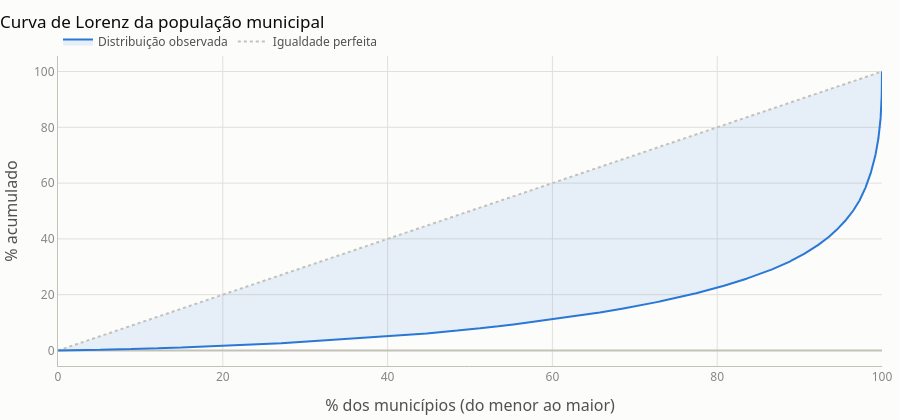

Source (notebook cell):
### Markdown cell above
## Concentração

### Code cell
metricas = populacao.metricas_concentracao(painel)
print(f"Gini da população municipal: {metricas['gini']:.3f}")
print(f"Os 10% maiores concentram {metricas['share_top_10pct']:.1f}% da população")
print(f"Os 100 maiores concentram {metricas['share_top_100']:.1f}% da população")

charts.lorenz(populacao.curva_lorenz(painel),
              titulo="Curva de Lorenz da população municipal")

### Figure 1 — Plotly figure (JSON) as saved in the notebook; plotly's stock layout.template omitted (floating-point values rounded to 4 significant figures; data arrays with more than 128 entries replaced by an {"elided": "..."} marker saying what was removed)
{"data": [{"hoverinfo": "skip", "line": {"color": "#c3c2b7", "dash": "dot", "width": 2}, "mode": "lines", "name": "Igualdade perfeita", "type": "scatter", "x": [0, 100], "y": [0, 100]}, {"fill": "tonexty", "fillcolor": "rgba(42,120,214,0.10)", "hovertemplate": "%{x:.0f}% dos municípios<br>%{y:.1f}% do total<extra></extra>", "line": {"color": "#2a78d6", "width": 2}, "mode": "lines", "name": "Distribuição observada", "type": "scatter", "x": {"elided": "5571 float values"}, "y": {"elided": "5571 float values"}}], "layout": {"colorway": ["#2a78d6", "#eb6834", "#1baf7a", "#eda100", "#e87ba4", "#008300", "#4a3aa7", "#e34948"], "font": {"color": "#52514e", "family": "system-ui, -apple-system, \"Segoe UI\", sans-serif", "size": 13}, "height": 420, "hoverlabel": {"bordercolor": "#c3c2b7", "font": {"family": "system-ui, -apple-system, \"Segoe UI\", sans-serif", "size": 12}}, "legend": {"bgcolor": "rgba(0,0,0,0)", "font": {"color": "#52514e", "size": 12}, "orientation": "h", "x": 0, "y": 1.0, "yanchor": "bottom"}, "margin": {"b": 8, "l": 8, "r": 16, "t": 56}, "paper_bgcolor": "#fcfcfb", "plot_bgcolor": "#fcfcfb", "title": {"font": {"color": "#0b0b0b", "family": "system-ui, -apple-system, \"Segoe UI\", sans-serif", "size": 17}, "text": "Curva de Lorenz da população municipal", "x": 0, "xanchor": "left"}, "xaxis": {"automargin": true, "gridcolor": "#e1e0d9", "linecolor": "#c3c2b7", "tickfont": {"color": "#898781", "size": 12}, "title": {"text": "% dos municípios (do menor ao maior)"}, "zerolinecolor": "#c3c2b7"}, "yaxis": {"automargin": true, "gridcolor": "#e1e0d9", "linecolor": "#c3c2b7", "tickfont": {"color": "#898781", "size": 12}, "title": {"text": "% acumulado"}, "zerolinecolor": "#c3c2b7"}}}
